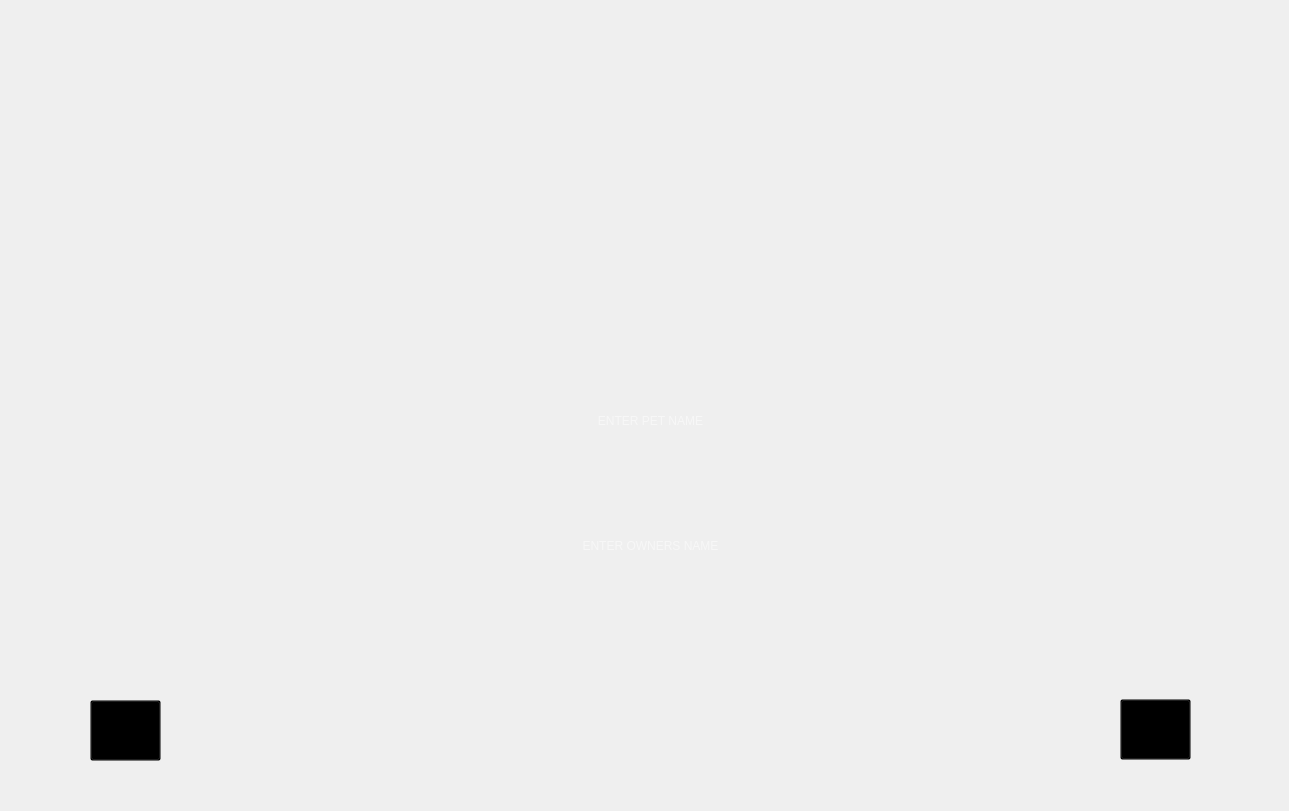
<?xml version="1.0" encoding="UTF-8"?>
<ui version="4.0">
 <class>MainWindow</class>
 <widget class="QMainWindow" name="MainWindow">
  <property name="geometry">
   <rect>
    <x>0</x>
    <y>0</y>
    <width>1289</width>
    <height>811</height>
   </rect>
  </property>
  <property name="windowTitle">
   <string>MainWindow</string>
  </property>
  <widget class="QWidget" name="centralwidget">
   <widget class="QLabel" name="label">
    <property name="geometry">
     <rect>
      <x>0</x>
      <y>0</y>
      <width>1291</width>
      <height>811</height>
     </rect>
    </property>
    <property name="text">
     <string/>
    </property>
    <property name="pixmap">
     <pixmap>4.jpg</pixmap>
    </property>
    <property name="scaledContents">
     <bool>true</bool>
    </property>
   </widget>
   <widget class="QPushButton" name="forward_btn">
    <property name="geometry">
     <rect>
      <x>1120</x>
      <y>699</y>
      <width>71</width>
      <height>61</height>
     </rect>
    </property>
    <property name="styleSheet">
     <string notr="true">background-color: transparent;</string>
    </property>
    <property name="text">
     <string/>
    </property>
   </widget>
   <widget class="QPushButton" name="back_btn">
    <property name="geometry">
     <rect>
      <x>90</x>
      <y>700</y>
      <width>71</width>
      <height>61</height>
     </rect>
    </property>
    <property name="styleSheet">
     <string notr="true">background-color: transparent;</string>
    </property>
    <property name="text">
     <string/>
    </property>
   </widget>
   <widget class="QLineEdit" name="enter_pet_name_bar">
    <property name="geometry">
     <rect>
      <x>400</x>
      <y>380</y>
      <width>501</width>
      <height>81</height>
     </rect>
    </property>
    <property name="styleSheet">
     <string notr="true">background-color: transparent;
font: 26pt &quot;Gill Sans MT Condensed&quot;;
color: rgb(255,255,255);
border: none;</string>
    </property>
    <property name="alignment">
     <set>Qt::AlignCenter</set>
    </property>
    <property name="placeholderText">
     <string>ENTER PET NAME</string>
    </property>
   </widget>
   <widget class="QLineEdit" name="enter_name_bar">
    <property name="geometry">
     <rect>
      <x>400</x>
      <y>510</y>
      <width>501</width>
      <height>71</height>
     </rect>
    </property>
    <property name="styleSheet">
     <string notr="true">background-color: transparent;
font: 26pt &quot;Gill Sans MT Condensed&quot;;
color: rgb(255,255,255);
border: none;</string>
    </property>
    <property name="alignment">
     <set>Qt::AlignCenter</set>
    </property>
    <property name="placeholderText">
     <string>ENTER OWNERS NAME</string>
    </property>
   </widget>
  </widget>
 </widget>
 <resources/>
 <connections/>
</ui>
